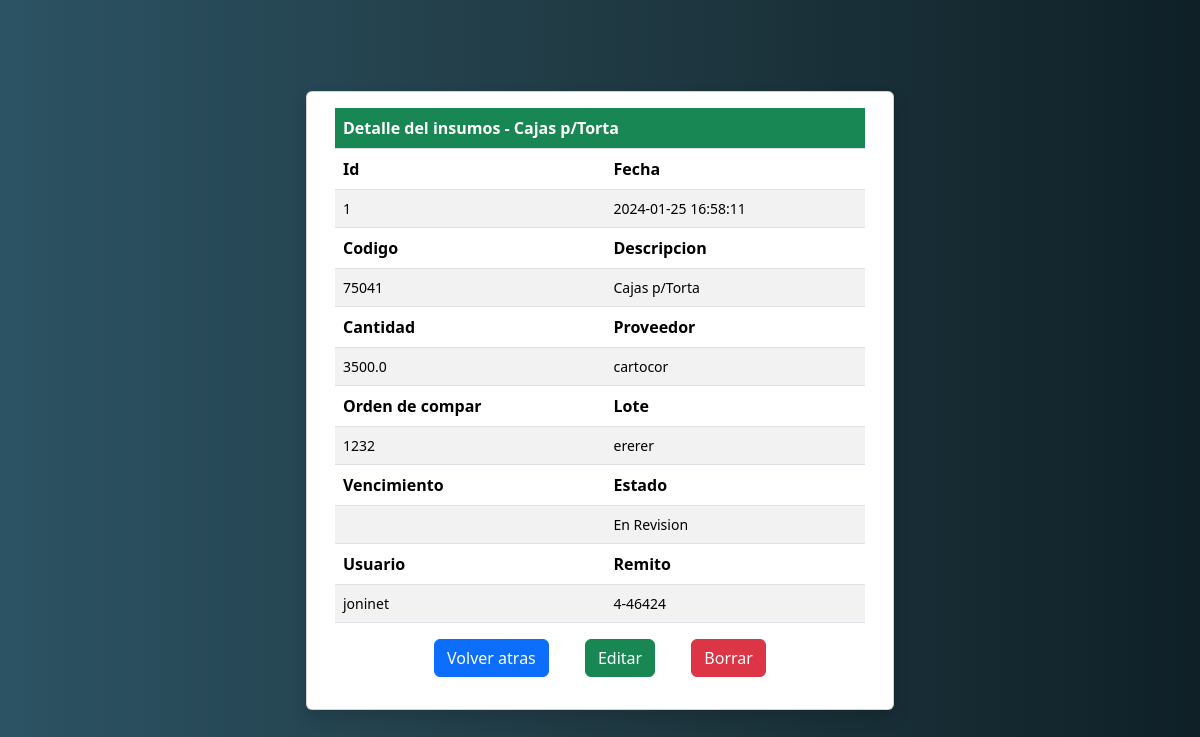
The app's page /mostrarIng/1, older data.
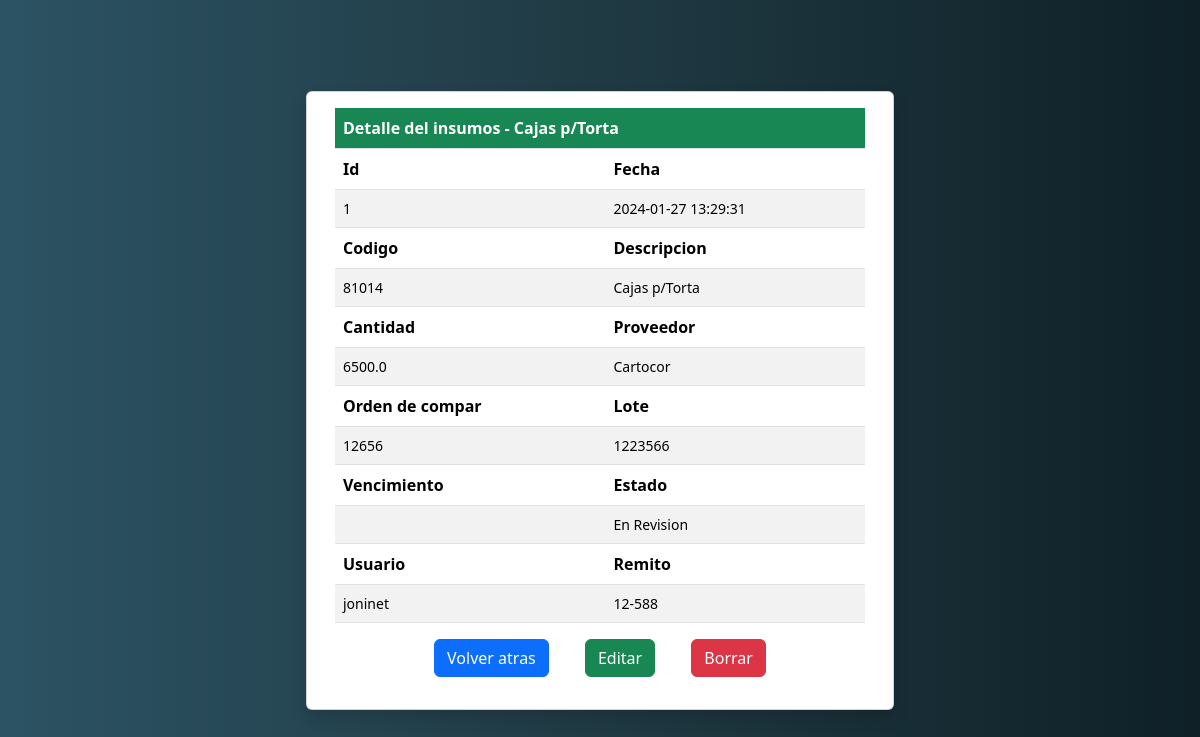
The same page, newer data.
### tables this page shows
CREATE TABLE ingresos (
            id INTEGER PRIMARY KEY,
            fecha DATETIME,
            codigo INTEGER,
            descripcion TEXT,
            cantidad REAL,
            proveedor TEXT,
            oc INTEGER,
            lote TEXT,
            vto DATE,
            estado TEXT,
            eliminado BOOLEAN, usuarioIngreso INTEGER, remito TEXT);

### app.py (the view)
@app.route("/mostrarIng/<id_fila>")
def impMostrarIngreso(id_fila):
    return mostrarIngreso(id_fila)

### models/ingresos.py (called while the page is built)
def mostrarIngreso(id_fila):
  db = sql.connect(dbconn)
  ingreso = db.execute("SELECT * FROM ingresos WHERE id = {}".format(id_fila)).fetchone()
  return render_template("mostrarIngreso.html", ingreso=ingreso)

### templates/mostrarIngreso.html (shortened to what this page needs)
<!DOCTYPE html>
<html lang="en">
<head>
    <link href="https://cdn.jsdelivr.net/npm/bootstrap@5.3.2/dist/css/bootstrap.min.css" rel="stylesheet">
</head>
<body>
    <main class="d-flex">
        <div class="container-fluid row m-0 vh-100 justify-content-center align-items-center">
            <div class="card shadow w-50">
                <div class="card-body">
                    <table class="table table-striped m-0">
                        <thead><tr><th class="bg-success text-white">Detalle del insumos - {{ ingreso[3] }}</tr></thead>
                    </table>
                    <table class="table table-striped m-0">
                        <thead>
                            <tr>
                                <th class="centrado">Id</th>
                                <th class="centrado">Fecha</th>
                            </tr>
                            <tbody>
                                <tr>
                                    <td class="centrado small">{{ ingreso[0] }}</td>
                                    <td class="centrado small">{{ ingreso[1] }}</td>
                                </tr>
                            </tbody>
                            <thead>
                                <tr>
                                    <th class="centrado">Codigo</th>
                                    <th class="centrado">Descripcion</th>
                                </tr>
                                <tbody>
                                    <tr>
                                        <td class="centrado small">{{ ingreso[2] }}</td>
                                        <td class="centrado small">{{ ingreso[3] }}</td>
                                    </tr>
                                </tbody>
                            </thead>
                            <thead>
                                <tr>
                                    <th class="centrado">Cantidad</th>
                                    <th class="centrado">Proveedor</th>
                                </tr>
                                <tbody>
                                    <tr>
                                        <td class="centrado small">{{ ingreso[4] }}</td>
                                        <td class="centrado small">{{ ingreso[5] }}</td>
                                    </tr>
                                </tbody>
                            </thead>
                            <thead>
                                <tr>
                                    <th class="centrado">Orden de compar</th>
                                    <th class="centrado">Lote</th>
                                </tr>
                                <tbody>
                                    <tr>
                                        <td class="centrado small">{{ ingreso[6] }}</td>
                                        <td class="centrado small">{{ ingreso[7] }}</td>
                                    </tr>
                                </tbody>
                            </thead>
                            <thead>
                                <tr>
                                    <th class="centrado">Vencimiento</th>
                                    <th class="centrado">Estado</th>
                                </tr>
                                <tbody>
                                    <tr>
                                        <td class="centrado small">{{ ingreso[8] }}</td>
                                        <td class="centrado small">{{ ingreso[9] }}</td>
                                    </tr>
                                </tbody>
                            </thead>
                            <thead>
                                <tr>
                                    <th class="centrado">Usuario</th>
                                    <th class="centrado">Remito</th>
                                </tr>
                                <tbody>
                                    <tr>
                                        <td class="centrado small">{{ ingreso[11] }}</td>
                                        <td class="centrado small">{{ ingreso[12] }}</td>
                                    </tr>
                                </tbody>
                            </thead>
                    </table>
                    <div class="text-center">
                        <a href="javascript:history.back()"><button type="button" class="m-3 btn btn-primary ">Volver atras</button></a>
                        <a href=""><button type="button" class="m-3 btn btn-success">Editar</button></a>
                        <a href=""><button type="button" class="m-3 btn btn-danger">Borrar</button></a>
                    </div>
                </div>
            </div>
        </div>
    </main>
</body>
</html>

### templates/mostrarIngreso.html (style rules this page uses)
body { background: #0F2027; background: -webkit-linear-gradient(to right, #2C5364, #203A43, #0F2027); background: linear-gradient(to right, #2C5364, #203A43, #0F2027); }

Row changes from the older to the newer data that the page shows:
changed ingresos "Cajas p/Torta": fecha "2024-01-25 16:58:11" → "2024-01-27 13:29:31"; codigo "75041" → "81014"; cantidad "3500.0" → "6500.0"; proveedor "cartocor" → "Cartocor"; oc "1232" → "12656"; lote "ererer" → "1223566"; remito "4-46424" → "12-588"
